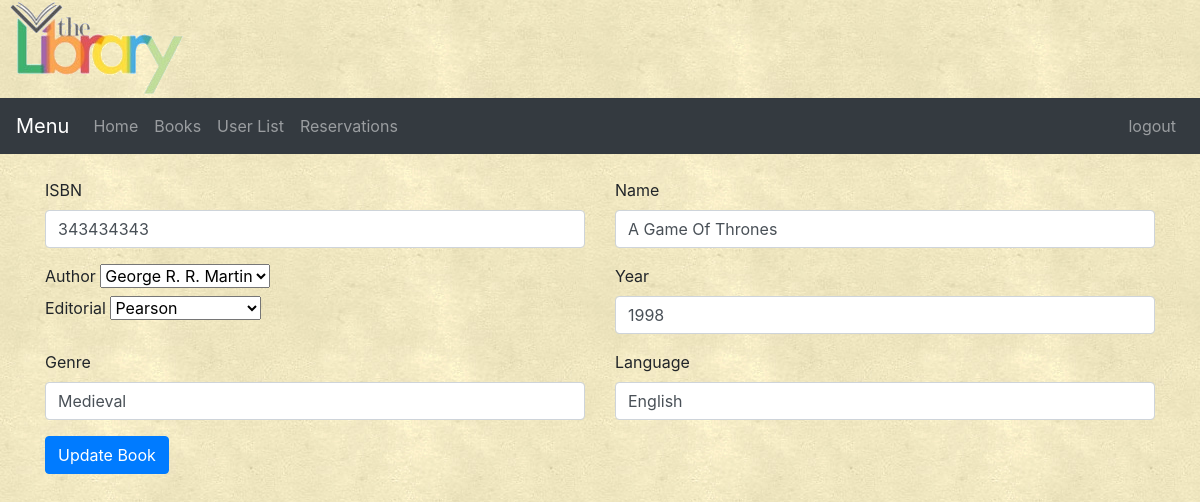
The page /add_book.php?id=343434343 (signed in) on the database its author committed.
### tables this page shows
CREATE TABLE `book` (
  `ISBN` varchar(13) NOT NULL,
  `Name` varchar(50) NOT NULL,
  `Author` int(3) DEFAULT NULL,
  `Year` int(4) DEFAULT NULL,
  `Editorial` int(3) NOT NULL,
  `Language` varchar(20) NOT NULL,
  `Genre` varchar(30) NOT NULL
);

### add_book.php (the view, shortened to what this page needs)
<html>
    <head>
        <link rel="stylesheet" href="https://maxcdn.bootstrapcdn.com/bootstrap/4.0.0-beta/css/bootstrap.min.css">
        <link rel="stylesheet" type="text/css" href="css/index.css">
    </head>
    <body>
        <div>
            <img src="images/smaller_trans.png">
        </div>
        <nav class="navbar navbar-expand-lg navbar-light bg-light navbar navbar-dark bg-dark">
              <a class="navbar-brand" href="#">Menu</a>
              <div class="collapse navbar-collapse" id="navbarSupportedContent">
                <ul class="navbar-nav mr-auto">
                  <li class="nav-item">
                    <a class="nav-link" href="index.php">Home</a>
                  </li>
                  <li class="nav-item">
                    <a class="nav-link" href="catalog.php">Books</a>
                  </li>
                  <li class="nav-item">
                    <a class="nav-link " href="userlist.php">User List</a>
                </li>
                <li class="nav-item">
                    <a class="nav-link " href="reservations.php">Reservations</a>
                </li>
                </ul>
                <span>
                    <ul class="navbar-nav mr-auto">
                        <span class="glyphicon glyphicon-search" aria-hidden="true"></span><a class="nav-link" href="logout.php">logout</a>
                    </ul>
                </span>
              </div>
            </nav>
        <br/>
         <?php
            $id = $_GET['id'];
        ?>
    <form method="POST" class="container" id="needs-validation" novalidate <?php echo "action='" . "./add_book.php?id=" . $id . "'";?>>
        <?php
            include ("login.inc");
            $conexion = new mysqli ($mysql_server,$mysql_login,$mysql_pass,$servername);
            if($id != 0) {
                $select = "SELECT ISBN, Name, Author, Year, Editorial, Language, Genre FROM book WHERE ISBN = '" . $id . "';";
                $registros = $conexion->query ($select);
                while ($row = $registros->fetch_assoc())    {
                    $isbn = $row['ISBN'];
                    $name = $row['Name'];
                    $author = $row['Author'];
                    $year = $row['Year'];
                    $editorial = $row['Editorial'];
                    $language = $row['Language'];
                    $genre = $row['Genre'];
                }
                $select2 = "SELECT Name FROM author WHERE ID = '" . $author . "';";
                $registros2 = $conexion->query ($select2);
                while ($row = $registros2->fetch_assoc()){
                    $author = $row['Name'];
                }
                $select2 = "SELECT Name FROM editorial WHERE ID = '" . $editorial . "';";
                $registros2 = $conexion->query ($select2);
                while ($row = $registros2->fetch_assoc()){
                    $editorial = $row['Name'];
                }
            }
        ?>
  <div class="row">
    <div class="col-md-6 mb-3">
      <label for="validationCustom01">ISBN</label>
      <input type="text" class="form-control" id="validationCustom01" name="validationCustom01" <?php if($id != 0) echo "value='" . $isbn . "' ";?>placeholder="Book ISBN" required>
    </div>
    <div class="col-md-6 mb-3">
      <label for="validationCustom02">Name</label>
      <input type="text" class="form-control" id="validationCustom02"  name="validationCustom02" <?php if($id != 0) echo "value='" . $name . "' ";?>placeholder="Book Name" required>
    </div>
  </div>
    <div class="row">
    <div class="col-md-6 mb-3">
        <label for="validationCustom03">Author</label>
        <select id="validationCustom03"  name="validationCustom03" required>
            <?php
                include ("login.inc");
                $conexion = new mysqli ($mysql_server,$mysql_login,$mysql_pass,$servername);
                $sql = ("SELECT Name FROM author");
                $registros = $conexion->query ($sql);
                while ($row = $registros->fetch_assoc()){
                    if(strcmp($row['Name'], $author)) {
                        echo "<option value=" . '"' . $row['Name'] . '"' .">" . $row['Name'] . "</option>";
                    }
                    else {
                        echo "<option selected value=" . '"' . $row['Name'] . '"' .">" . $row['Name'] . "</option>";
                    }
                }
            ?>
        </select>
        <br/>
        <label for="validationCustom04">Editorial</label>
        <select id="validationCustom04"  name="validationCustom04" required>
            <?php
                include ("login.inc");
                $conexion = new mysqli ($mysql_server,$mysql_login,$mysql_pass,$servername);
                $sql = ("SELECT Name FROM editorial");
                $registros = $conexion->query ($sql);
                while ($row = $registros->fetch_assoc()){
                    if(strcmp($row['Name'], $editorial)) {
                        echo "<option value=" . '"' . $row['Name'] . '"' .">" . $row['Name'] . "</option>";
                    }
                    else {
                        echo "<option selected value=" . '"' . $row['Name'] . '"' .">" . $row['Name'] . "</option>";
                    }
                }
            ?>
        </select>
    </div>
    <div class="col-md-6 mb-3">
        <label for="validationCustom05">Year</label>
            <input type="text" class="form-control" id="validationCustom05" name="validationCustom05" <?php if($id != 0) echo "value='" . $year . "' ";?>placeholder="Year" required>
    </div>
    </div>
    <div class="row">
    <div class="col-md-6 mb-3">
        <label for="validationCustom06">Genre</label>
            <input type="text" class="form-control" id="validationCustom06" name="validationCustom06" <?php if($id != 0) echo "value='" . $genre . "' ";?>placeholder="Book Genre" required>
    </div>
    <div class="col-md-6 mb-3">
        <label for="validationCustom07">Language</label>
            <input type="text" class="form-control" id="validationCustom07" name="validationCustom07" <?php if($id != 0) echo "value='" . $language . "' ";?>placeholder="Original Language" required>
    </div>
    </div>
    <button class="btn btn-primary" type="submit"><?php if($id != 0) {echo "Update Book";} else {echo "Add Book";}?></button>
</form>
    </body>
</html>

### rows shown on the page
book: validationCustom01 "343434343", validationCustom02 "A Game Of Thrones", validationCustom05 "1998", validationCustom06 "Medieval", validationCustom07 "English"

### other values the page prints
form field validationCustom03 "George R. R. Martin"
form field validationCustom04 "Pearson"
